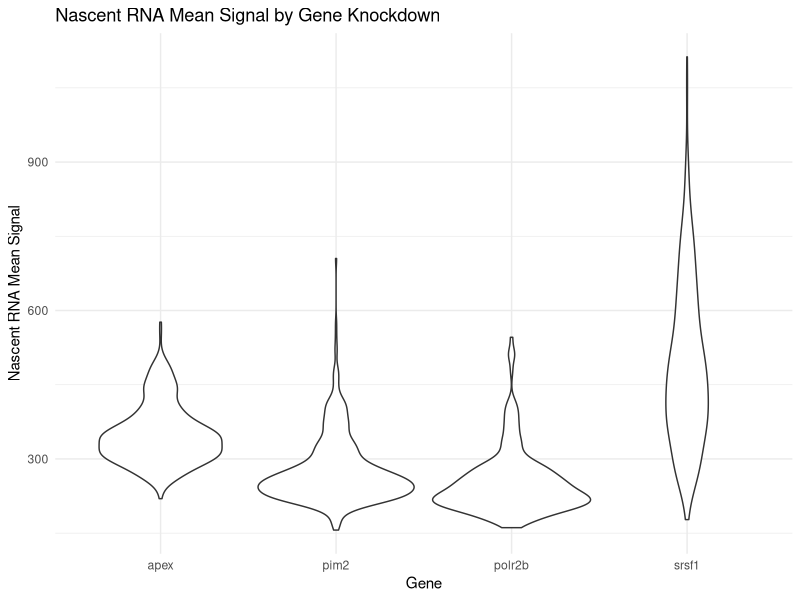
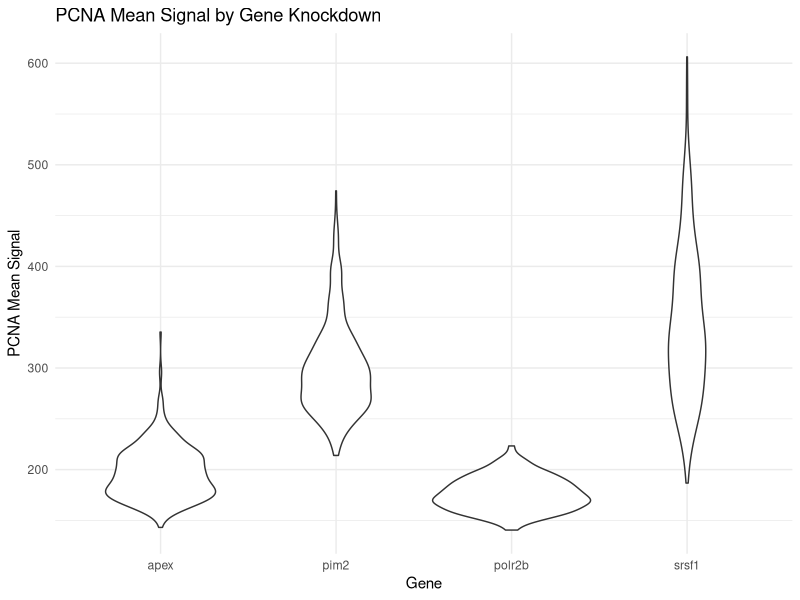
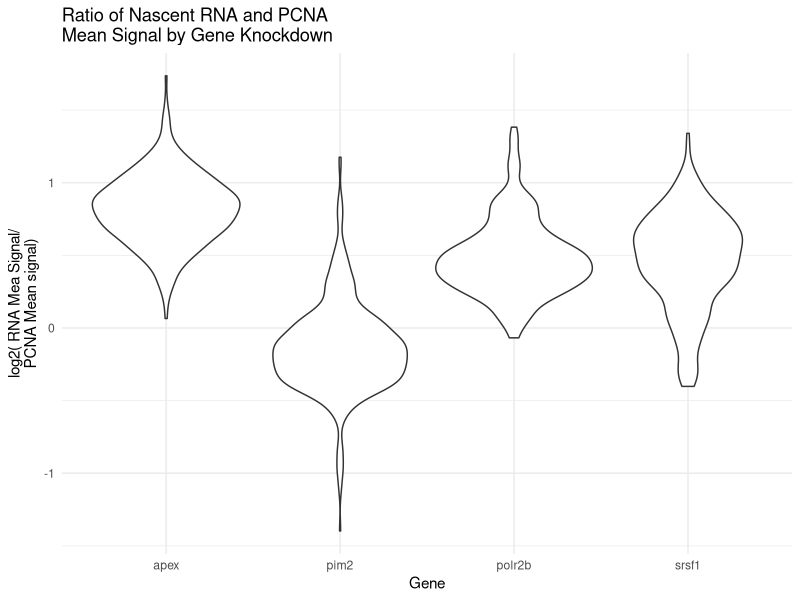
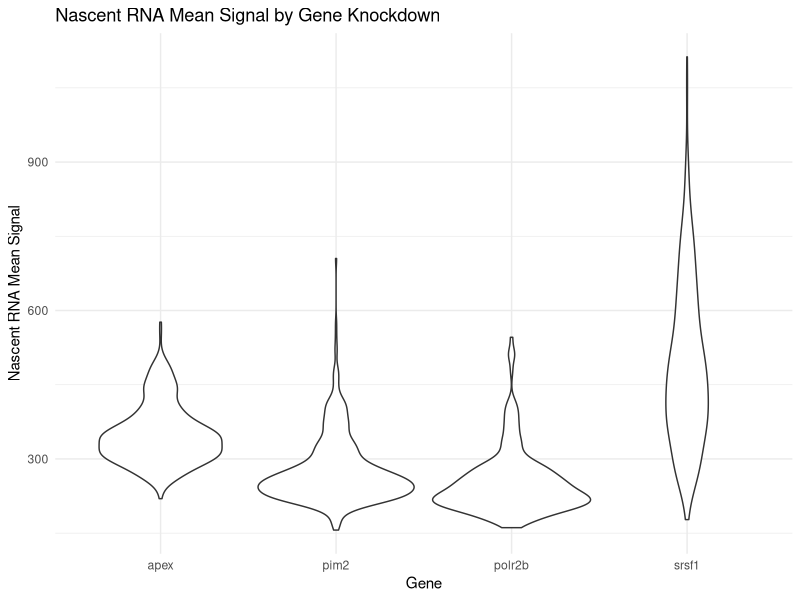
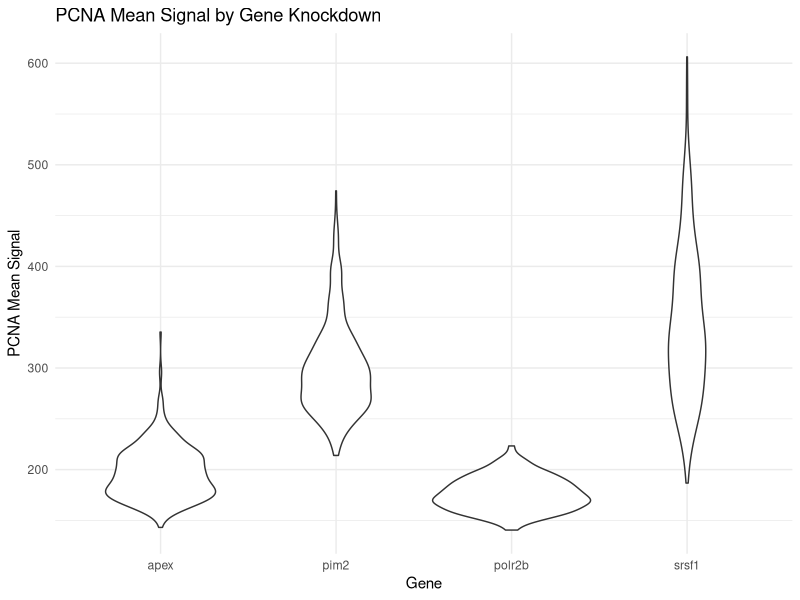
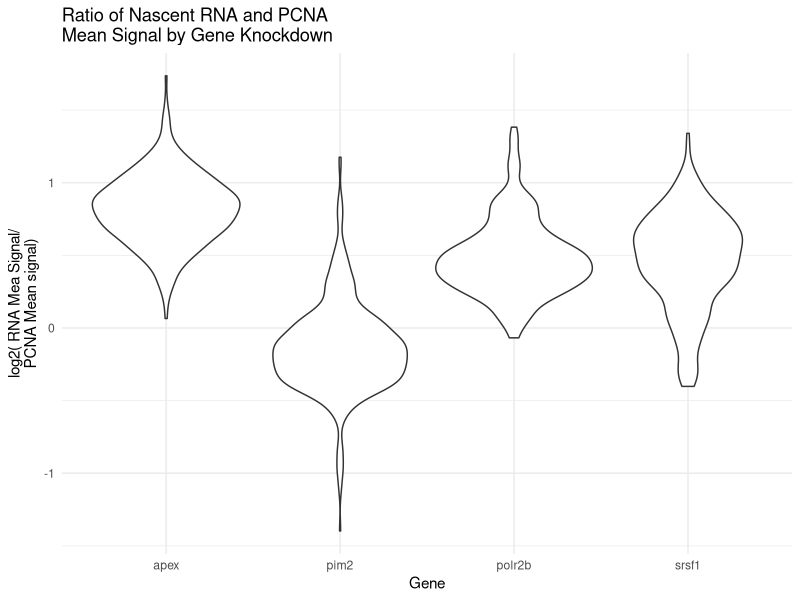

The R script that drew these images, in order:
library(ggplot2)
library(tidyverse)
data = read.csv(file = "week10_output.csv")
ggplot(data,aes(x=Gene,y = nascentRNA))+
  geom_violin() +
  theme_minimal() +
  labs(title = "Nascent RNA Mean Signal by Gene Knockdown",x="Gene",y="Nascent RNA Mean Signal")
ggsave("NascentRNA.png")
ggplot(data,aes(x=Gene,y = PCNA))+
  geom_violin() +
  theme_minimal() +
  labs(title = "PCNA Mean Signal by Gene Knockdown",x="Gene",y="PCNA Mean Signal")
ggsave("PCNA.png")
ggplot(data,aes(x=Gene,y = ratio))+
  geom_violin() +
  theme_minimal() +
  labs(title = "Ratio of Nascent RNA and PCNA\nMean Signal by Gene Knockdown",x="Gene",y="log2( RNA Mea Signal/\nPCNA Mean signal)")
ggsave("Ratio.png")
